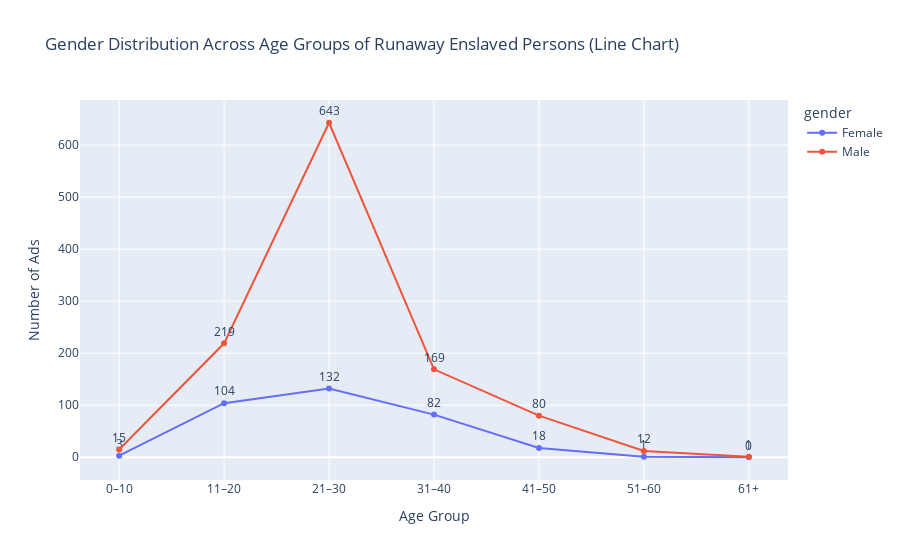

Notebook cell for this chart:
### Markdown cell above
#### **Age-Gender**
The intersection of gender and age is a key clue to understanding the living conditions of the enslaved and the possibility of resistance. Under the slavery system, the division of labor was highly dependent on gender and age structure. Different working environments also meant different possibilities of escape.

### Code cell
df_age_gender = df_s[
    df_s['approximate_age'].apply(lambda x: str(x).isdigit()) &
    (df_s['gender'] != 'Not_Provided')
].copy()
df_age_gender['approximate_age'] = df_age_gender['approximate_age'].astype(int)
bins = [0, 10, 20, 30, 40, 50, 60, 100]
labels = ['0–10', '11–20', '21–30', '31–40', '41–50', '51–60', '61+']
df_age_gender['age_group'] = pd.cut(df_age_gender['approximate_age'], bins=bins, labels=labels, right=True)
age_gender_counts = df_age_gender.groupby(['age_group', 'gender']).size().reset_index(name='count')
fig = px.line(
    age_gender_counts,
    x='age_group',
    y='count',
    color='gender',
    markers=True,  
    text='count',
    title='Gender Distribution Across Age Groups of Runaway Enslaved Persons (Line Chart)',
    labels={'age_group': 'Age Group', 'count': 'Number of Ads'}
)
fig.update_traces(textposition='top center')
fig.update_layout(
    xaxis_title='Age Group',
    yaxis_title='Number of Ads',
    uniformtext_minsize=8,
    uniformtext_mode='hide'
)

fig.show()

### Figure 1 — Plotly figure (JSON) as saved in the notebook; plotly's stock layout.template omitted (floating-point values rounded to 4 significant figures)
{"data": [{"hovertemplate": "gender=Female<br>Age Group=%{x}<br>Number of Ads=%{text}<extra></extra>", "legendgroup": "Female", "line": {"color": "#636efa", "dash": "solid"}, "marker": {"symbol": "circle"}, "mode": "lines+markers+text", "name": "Female", "orientation": "v", "showlegend": true, "text": [3, 104, 132, 82, 18, 1, 0], "textposition": "top center", "type": "scatter", "x": ["0–10", "11–20", "21–30", "31–40", "41–50", "51–60", "61+"], "xaxis": "x", "y": [3, 104, 132, 82, 18, 1, 0], "yaxis": "y"}, {"hovertemplate": "gender=Male<br>Age Group=%{x}<br>Number of Ads=%{text}<extra></extra>", "legendgroup": "Male", "line": {"color": "#EF553B", "dash": "solid"}, "marker": {"symbol": "circle"}, "mode": "lines+markers+text", "name": "Male", "orientation": "v", "showlegend": true, "text": [15, 219, 643, 169, 80, 12, 1], "textposition": "top center", "type": "scatter", "x": ["0–10", "11–20", "21–30", "31–40", "41–50", "51–60", "61+"], "xaxis": "x", "y": [15, 219, 643, 169, 80, 12, 1], "yaxis": "y"}], "layout": {"autosize": true, "legend": {"title": {"text": "gender"}, "tracegroupgap": 0}, "title": {"text": "Gender Distribution Across Age Groups of Runaway Enslaved Persons (Line Chart)"}, "uniformtext": {"minsize": 8, "mode": "hide"}, "xaxis": {"anchor": "y", "autorange": true, "domain": [0, 1], "range": [-0.3616, 6.362], "title": {"text": "Age Group"}, "type": "category"}, "yaxis": {"anchor": "x", "autorange": true, "domain": [0, 1], "range": [-53.06, 696.1], "title": {"text": "Number of Ads"}, "type": "linear"}}}
